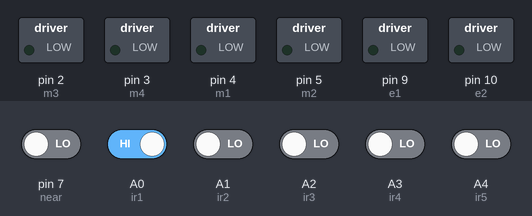
A sketch run on a simulated Arduino Uno, built with avr-gcc and run on an emulated ATmega328P. On the bench: switched loads named in the sketch (green lamp = pin HIGH). Inputs (shaded band) come from the test bench; at power-on: A0 (ir1) HIGH, A1 (ir2), A2 (ir3), A3 (ir4), A4 (ir5), pin 7 (near) LOW.

Above: at 1.2 s.
1.3 s: pin 7 (near) driven HIGH
At 2.1 s:
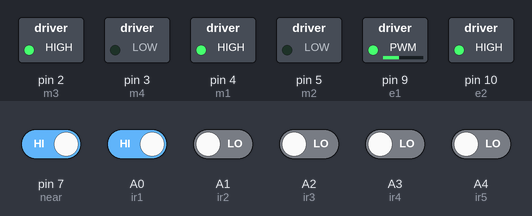
2.8 s: A4 (ir5) driven HIGH
At 3.2 s:
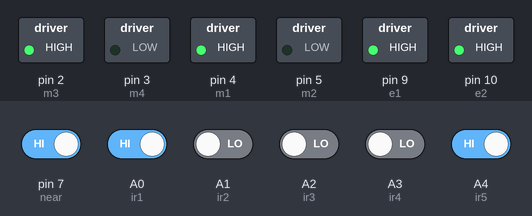
4.3 s: A0 (ir1) driven LOW
At 5.5 s:
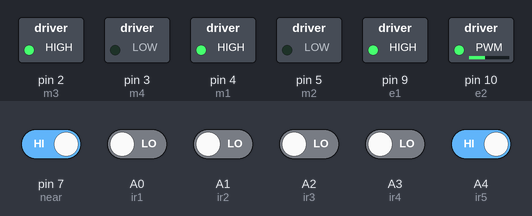
5.8 s: A0 (ir1) driven HIGH
At 6.7 s:
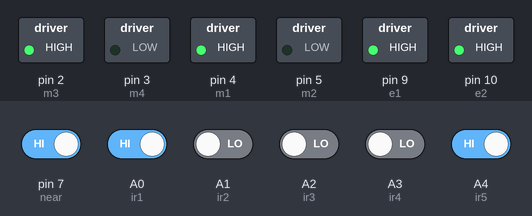
7.3 s: A1 (ir2) driven HIGH
At 7.8 s:
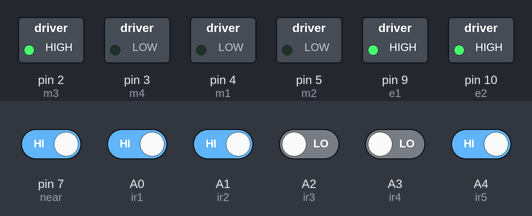
8.8 s: A1 (ir2) driven LOW
At 10.2 s:
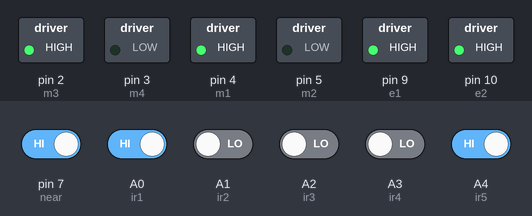
Timing chart, 0 to 11.3 s (numbered marks = the images above; inputs shaded):
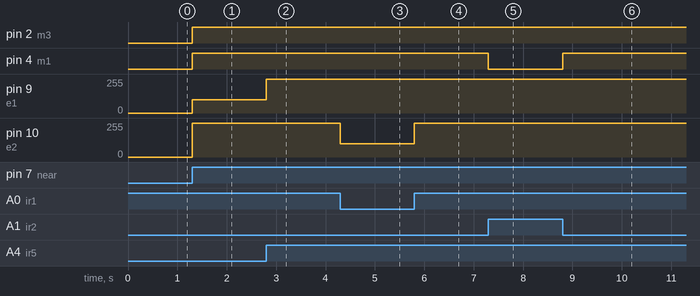

Measured:
- after the input at 1.3 s, pin 2 (m3), pin 4 (m1): LOW → HIGH at once; pin 9 (e1): 0/255 → 100/255 at once; pin 10 (e2): 0/255 → 255/255 at once
- after the input at 2.8 s, pin 9 (e1): 100/255 → 255/255 at once
- after the input at 4.3 s, pin 10 (e2): 255/255 → 100/255 at once
- after the input at 5.8 s, pin 10 (e2): 100/255 → 255/255 at once
- after the input at 7.3 s, pin 4 (m1): HIGH → LOW at once
- after the input at 8.8 s, pin 4 (m1): LOW → HIGH at once

The sketch:

LINE_FOLLOWER_ROBOT.ino
```cpp
#define m1 4  //Right Motor MA1
#define m2 5  //Right Motor MA2
#define m3 2  //Left Motor MB1
#define m4 3  //Left Motor MB2
#define e1 9  //Right Motor Enable Pin EA
#define e2 10 //Left Motor Enable Pin EB
//***5 Channel IR Sensor Connection***//
#define ir1 A0
#define ir2 A1
#define ir3 A2
#define ir4 A3
#define ir5 A4
#define near 7

//*****************//

void setup() {
  pinMode(m1, OUTPUT);
  pinMode(m2, OUTPUT);
  pinMode(m3, OUTPUT);
  pinMode(m4, OUTPUT);
  pinMode(e1, OUTPUT);
  pinMode(e2, OUTPUT);
  pinMode(ir1, INPUT);
  pinMode(ir2, INPUT);
  pinMode(ir3, INPUT);
  pinMode(ir4, INPUT);
  pinMode(ir5, INPUT);
  pinMode(near, INPUT);
}
void loop()
 {
  //Reading Sensor Values
  int s6 = digitalRead(near);//distnace sensor value
  int s1 = digitalRead(ir1);  //Left Most Sensor
  int s2 = digitalRead(ir2);  //Left Sensor
  int s3 = digitalRead(ir3);  //Middle Sensor
  int s4 = digitalRead(ir4);  //Right Sensor
  int s5 = digitalRead(ir5);  //Right Most Sensor

 if(s6 == 1)
  {
   //forward motion of LFR on white line
   if((s1 == 0) && (s2 == 1) && (s3 == 1) && (s4 == 1) && (s5 == 0))
   {
     analogWrite(e1, 255);
     analogWrite(e2, 255);
     digitalWrite(m1, HIGH);
     digitalWrite(m2, LOW);
     digitalWrite(m3, HIGH);
     digitalWrite(m4, LOW);
   }
   //Move little-bit right for adjesting the motion of LFR white path
   if((s1 == 0) && (s2 == 0) && (s3 == 1) && (s4 == 1) && (s5 == 0))
   {
     analogWrite(e1, 255);
     analogWrite(e2, 255);
     digitalWrite(m1, LOW);
     digitalWrite(m2, LOW);
     digitalWrite(m3, HIGH);
     digitalWrite(m4, LOW);
   }
   //Move little-bit left for adjesting the motion of LFR white path
   if((s1 == 0) && (s2 == 1) && (s3 == 1) && (s4 == 0) && (s5 == 0))
   {
     analogWrite(e1, 255);
     analogWrite(e2, 255);
     digitalWrite(m1, HIGH);
     digitalWrite(m2, LOW);
     digitalWrite(m3, LOW);
     digitalWrite(m4, LOW);
   }
   //Take left turn on White path
   if((s1 == 0) && (s2 == 1) && (s3 == 1) && (s4 == 1) && (s5 == 1))
   {
     analogWrite(e1, 100);
     analogWrite(e2, 255);
     digitalWrite(m1, LOW);
     digitalWrite(m2, HIGH);
     digitalWrite(m3, HIGH);
     digitalWrite(m4, LOW);
   }
   //Take right turn on White path
   if((s1 == 1) && (s2 == 1) && (s3 == 1) && (s4 == 1) && (s5 == 0))
   {
     analogWrite(e1, 255);
     analogWrite(e2, 100);
     digitalWrite(m1, HIGH);
     digitalWrite(m2, LOW);
     digitalWrite(m3, LOW);
     digitalWrite(m4, HIGH);
   }
   //forward moment on black line
   if((s1 == 1) && (s2 == 0) && (s3 == 0) && (s4 == 0) && (s5 == 1))
   {
     analogWrite(e1, 255);
     analogWrite(e2, 255);
     digitalWrite(m1, HIGH);
     digitalWrite(m2, LOW);
     digitalWrite(m3, HIGH);
     digitalWrite(m4, LOW);
   }
   //Move little-bit right for adjesting the motion of LFR white Black path
   if((s1 == 1) && (s2 == 1) && (s3 == 0) && (s4 == 0) && (s5 == 1))
   {
     analogWrite(e1, 255);
     analogWrite(e2, 255);
     digitalWrite(m1, LOW);
     digitalWrite(m2, LOW);
     digitalWrite(m3, HIGH);
     digitalWrite(m4, LOW);
   }
   //Move little-bit Left for adjesting the motion of LFR on Black path
   if((s1 == 1) && (s2 == 0) && (s3 == 0) && (s4 == 1) && (s5 == 1))
   {
     analogWrite(e1, 255);
     analogWrite(e2, 255);
     digitalWrite(m1, HIGH);
     digitalWrite(m2, LOW);
     digitalWrite(m3, LOW);
     digitalWrite(m4, LOW);
   }
   //Take Right turn on Black path
   if((s1 == 1) && (s2 == 0) && (s3 == 0) && (s4 == 0) && (s5 == 0))
   {
     analogWrite(e1, 100);
     analogWrite(e2, 255);
     digitalWrite(m1, HIGH);
     digitalWrite(m2, LOW);
     digitalWrite(m3, HIGH);
     digitalWrite(m4, LOW);
   }

   //Take Left turn on black path
   if((s1 == 0) && (s2 == 0) && (s3 == 0) && (s4 == 0) && (s5 == 1))
   {
     analogWrite(e1, 255);
     analogWrite(e2, 100);
     digitalWrite(m1, HIGH);
     digitalWrite(m2, LOW);
     digitalWrite(m3, HIGH);
     digitalWrite(m4, LOW);
   }

   //path shift from White to Black
   if((s1 == 0) && (s2 == 1) && (s3 == 0) && (s4 == 1) && (s5 == 0))
   {
     analogWrite(e1, 255);
     analogWrite(e2, 255);
     digitalWrite(m1, HIGH);
     digitalWrite(m2, LOW);
     digitalWrite(m3, HIGH);
     digitalWrite(m4, LOW);
   }
   //path shift from Black to white
   if((s1 == 1) && (s2 == 0) && (s3 == 1) && (s4 == 0) && (s5 == 1))
   {
     analogWrite(e1, 255);
     analogWrite(e2, 255);
     digitalWrite(m1, HIGH);
     digitalWrite(m2, LOW);
     digitalWrite(m3, HIGH);
     digitalWrite(m4, LOW);
   }
   //Take Next Right turn on Black path
   if((s1 == 1) && (s2 == 1) && (s3 == 0) && (s4 == 0) && (s5 == 0) && (s6 == 0))
   {
     analogWrite(e1, 100);
     analogWrite(e2, 255);
     digitalWrite(m1, HIGH);
     digitalWrite(m2, LOW);
     digitalWrite(m3, LOW);
     digitalWrite(m4, HIGH);
   }
    //Take Next Right turn on Black path
   if((s1 == 0) && (s2 == 1) && (s3 == 1) && (s4 == 0) && (s5 == 0) && (s6 == 0))
   {
     analogWrite(e1, 100);
     analogWrite(e2, 255);
     digitalWrite(m1, HIGH);
     digitalWrite(m2, LOW);
     digitalWrite(m3, LOW);
     digitalWrite(m4, HIGH);
   }
  }
}
```
